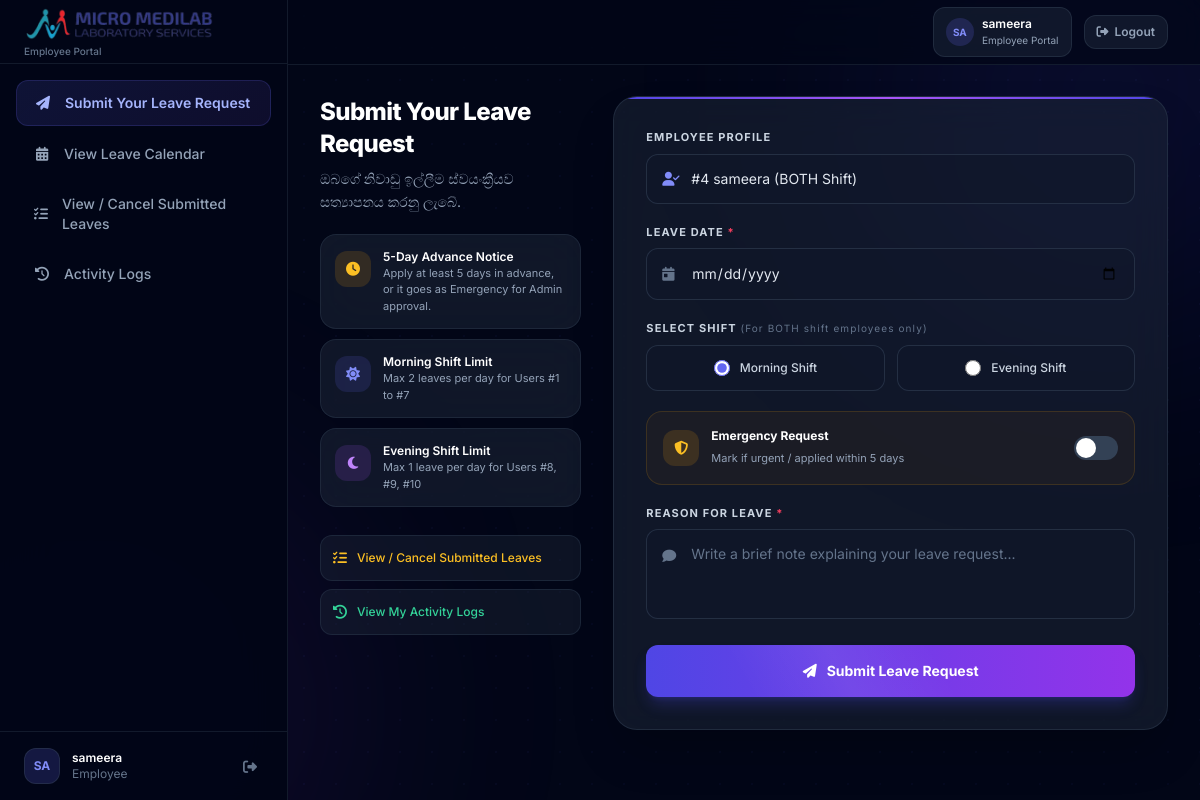
Page /dashboard.php (signed in) on the committed database.
### tables this page shows
CREATE TABLE users (
        id INTEGER PRIMARY KEY AUTOINCREMENT,
        name TEXT NOT NULL,
        email TEXT,
        password TEXT,
        username TEXT UNIQUE,
        shift_type TEXT NOT NULL DEFAULT 'M',
        position TEXT,
        emp_number TEXT
    , employee_type TEXT NOT NULL DEFAULT 'lab', lab_id INTEGER);

### auth.php (called while the page is built, shortened)
<?php
function isLoggedIn() {
    return isset($_SESSION['user_id']) && isset($_SESSION['user_role']);
}
function getCurrentUser() {
    return [
        'id' => $_SESSION['user_id'],
        'name' => $_SESSION['user_name'],
        'role' => $_SESSION['user_role']
    ];
}
?>

### dashboard.php (the view, shortened to what this page needs)
<?php
include 'db.php';
include 'auth.php';
$currentUser = getCurrentUser();
$stmt = $conn->prepare("SELECT * FROM users WHERE id = :id");
$stmt->execute([':id' => $currentUser['id']]);
$me = $stmt->fetch(PDO::FETCH_ASSOC);
$portalPages = [
    'apply' => 'Submit Your Leave Request',
    'calendar' => 'View Leave Calendar',
];
$portalPage = $_GET['page'] ?? 'apply';
?>
<!DOCTYPE html>
<html lang="en">
<head>
    <script src="https://cdn.tailwindcss.com"></script>
    <link rel="stylesheet" href="https://cdnjs.cloudflare.com/ajax/libs/font-awesome/6.4.0/css/all.min.css">
</head>
<body class="bg-slate-950 text-slate-100 min-h-screen antialiased">
    <div class="fixed inset-0 overflow-hidden pointer-events-none z-0">
        <div class="absolute -top-40 -right-40 w-[500px] h-[500px] bg-indigo-600/10 rounded-full blur-[120px]"></div>
        <div class="absolute inset-0" style="background-image: radial-gradient(rgba(99, 102, 241, 0.04) 1px, transparent 1px); background-size: 32px 32px;"></div>
    </div>
    <aside id="portalSidebar" class="w-72 max-w-[85vw] bg-slate-950/95 backdrop-blur-xl border-r border-slate-800/60 flex flex-col justify-between hidden fixed inset-y-0 left-0 z-[60] overflow-y-auto lg:flex">
        <div>
            <div class="h-16 flex items-center px-6 border-b border-slate-800/60 gap-3">
                <div>
                    <img src="assets/logo-cropped.png" alt="Micro Medilab Laboratory Services" class="h-10 w-auto max-w-[190px] object-contain">
                    <p class="text-[10px] text-slate-500 font-medium">Employee Portal</p>
                </div>
            </div>
            <nav class="p-4 space-y-1.5" aria-label="Employee navigation">
                <a href="dashboard.php?page=apply" class="portal-sidebar-link flex items-center gap-3 px-4 py-3 text-sm rounded-xl <?= $portalPage === 'apply' ? 'active font-semibold' : 'font-medium text-slate-400'; ?>" <?= $portalPage === 'apply' ? 'aria-current="page"' : ''; ?>>
                    <i class="fa-solid fa-paper-plane w-5 text-center"></i> Submit Your Leave Request
                </a>
                <a href="dashboard.php?page=calendar" class="portal-sidebar-link flex items-center gap-3 px-4 py-3 text-sm rounded-xl <?= $portalPage === 'calendar' ? 'active font-semibold' : 'font-medium text-slate-400'; ?>" <?= $portalPage === 'calendar' ? 'aria-current="page"' : ''; ?>>
                    <i class="fa-solid fa-calendar-days w-5 text-center"></i> <?= htmlspecialchars($portalPages['calendar']); ?>
                </a>
                <a href="my_leaves.php" class="portal-sidebar-link flex items-center gap-3 px-4 py-3 text-sm font-medium rounded-xl text-slate-400">
                    <i class="fa-solid fa-list-check w-5 text-center"></i> View / Cancel Submitted Leaves
                </a>
                <a href="my_logs.php" class="portal-sidebar-link flex items-center gap-3 px-4 py-3 text-sm font-medium rounded-xl text-slate-400">
                    <i class="fa-solid fa-clock-rotate-left w-5 text-center"></i> Activity Logs
                </a>
            </nav>
        </div>
        <div class="p-4 border-t border-slate-800/60">
            <div class="flex items-center gap-3 px-2">
                <div class="w-9 h-9 rounded-xl bg-indigo-500/20 border border-slate-700/50 flex items-center justify-center text-indigo-400 text-xs font-bold">
                    <?= strtoupper(substr($currentUser['name'], 0, 2)); ?>
                </div>
                <div class="text-xs flex-1 min-w-0">
                    <p class="font-semibold text-white truncate"><?= htmlspecialchars($currentUser['name']); ?></p>
                    <p class="text-slate-500">Employee</p>
                </div>
                <a href="logout.php" class="text-slate-500 hover:text-rose-400 transition p-1.5 rounded-lg hover:bg-slate-800/50" title="Logout">
                    <i class="fa-solid fa-right-from-bracket text-sm"></i>
                </a>
            </div>
        </div>
    </aside>
    <nav class="fixed top-0 inset-x-0 lg:left-72 z-50 bg-slate-950/70 backdrop-blur-xl border-b border-slate-800/60">
        <div class="max-w-7xl mx-auto px-4 md:px-8 h-16 flex items-center justify-between">
            <div class="flex items-center gap-3">
                <div class="hidden md:flex items-center gap-2 bg-slate-800/50 border border-slate-700/50 rounded-xl px-3 py-2">
                    <div class="w-7 h-7 rounded-full bg-indigo-500/20 flex items-center justify-center text-indigo-400 text-[10px] font-bold">
                        <?= strtoupper(substr($currentUser['name'], 0, 2)); ?>
                    </div>
                    <div class="text-xs">
                        <p class="font-semibold text-white"><?= htmlspecialchars($currentUser['name']); ?></p>
                        <p class="text-[10px] text-slate-400">Employee Portal</p>
                    </div>
                </div>
                <a href="logout.php" class="text-xs font-semibold text-slate-400 hover:text-rose-400 transition bg-slate-800/50 border border-slate-700/50 px-3 py-2 rounded-xl flex items-center gap-1.5">
                    <i class="fa-solid fa-right-from-bracket"></i> <span class="hidden sm:inline">Logout</span>
                </a>
            </div>
        </div>
    </nav>
    <main class="relative z-10 lg:ml-72 pt-24 pb-12 px-4 md:px-8">
        <div class="max-w-6xl mx-auto space-y-8">
            <?php if ($portalPage === 'apply'): ?>
            <div class="grid grid-cols-1 lg:grid-cols-12 gap-8">
                <div class="lg:col-span-4 space-y-5">
                    <div>
                        <h1 class="text-2xl font-extrabold text-white mb-2 tracking-tight">Submit Your Leave Request</h1>
                        <p class="text-sm text-slate-400 leading-relaxed">
                            ඔබගේ නිවාඩු ඉල්ලීම ස්වයංක්‍රීයව සත්‍යාපනය කරනු ලැබේ.
                        </p>
                    </div>
                    <div class="space-y-2.5">
                        <div class="flex items-start gap-3 p-3.5 rounded-2xl card-glass border border-slate-700/40">
                            <div class="w-9 h-9 rounded-xl bg-amber-500/15 flex items-center justify-center flex-shrink-0 mt-0.5">
                                <i class="fa-solid fa-clock text-amber-400 text-sm"></i>
                            </div>
                            <div>
                                <p class="text-xs font-semibold text-white">5-Day Advance Notice</p>
                                <p class="text-[11px] text-slate-400">Apply at least 5 days in advance, or it goes as Emergency for Admin approval.</p>
                            </div>
                        </div>
                        <div class="flex items-start gap-3 p-3.5 rounded-2xl card-glass border border-slate-700/40">
                            <div class="w-9 h-9 rounded-xl bg-indigo-500/15 flex items-center justify-center flex-shrink-0 mt-0.5">
                                <i class="fa-solid fa-sun text-indigo-400 text-sm"></i>
                            </div>
                            <div>
                                <p class="text-xs font-semibold text-white">Morning Shift Limit</p>
                                <p class="text-[11px] text-slate-400">Max 2 leaves per day for Users #1 to #7</p>
                            </div>
                        </div>
                        <div class="flex items-start gap-3 p-3.5 rounded-2xl card-glass border border-slate-700/40">
                            <div class="w-9 h-9 rounded-xl bg-purple-500/15 flex items-center justify-center flex-shrink-0 mt-0.5">
                                <i class="fa-solid fa-moon text-purple-400 text-sm"></i>
                            </div>
                            <div>
                                <p class="text-xs font-semibold text-white">Evening Shift Limit</p>
                                <p class="text-[11px] text-slate-400">Max 1 leave per day for Users #8, #9, #10</p>
                            </div>
                        </div>
                    </div>
                    <div class="space-y-2 pt-2">
                        <a href="my_leaves.php" class="flex items-center gap-2.5 p-3 rounded-xl bg-slate-800/40 border border-slate-700/40 text-xs font-medium text-amber-400 hover:text-amber-300 hover:border-amber-500/30 transition group">
                            <i class="fa-solid fa-list-check text-sm"></i>
                            <span>View / Cancel Submitted Leaves</span>
                        </a>
                        <a href="my_logs.php" class="flex items-center gap-2.5 p-3 rounded-xl bg-slate-800/40 border border-slate-700/40 text-xs font-medium text-emerald-400 hover:text-emerald-300 hover:border-emerald-500/30 transition group">
                            <i class="fa-solid fa-clock-rotate-left text-sm"></i>
                            <span>View My Activity Logs</span>
                        </a>
                    </div>
                </div>
                <div class="lg:col-span-8">
                    <div class="card-glass border border-slate-700/50 rounded-3xl p-6 md:p-8 shadow-2xl relative overflow-hidden">
                        <div class="absolute top-0 left-0 right-0 h-[2px] bg-gradient-to-r from-indigo-600 via-purple-500 to-indigo-600"></div>
                        <form method="POST" class="space-y-5">
                            <div>
                                <label class="block text-[11px] font-bold text-slate-300 uppercase tracking-widest mb-2">
                                    Employee Profile
                                </label>
                                <div class="relative">
                                    <div class="absolute inset-y-0 left-0 pl-4 flex items-center pointer-events-none">
                                        <i class="fa-solid fa-user-check text-indigo-400 text-sm"></i>
                                    </div>
                                    <div class="w-full bg-slate-900/60 border border-slate-700/60 rounded-xl pl-11 pr-4 py-3.5 text-sm text-slate-200 select-none">
                                        #<?= (int)$me['id']; ?> <?= htmlspecialchars($me['name']); ?> (<?= htmlspecialchars($me['shift_type']); ?> Shift)
                                    </div>
                                </div>
                            </div>
                            <div>
                                <label class="block text-[11px] font-bold text-slate-300 uppercase tracking-widest mb-2">
                                    Leave Date <span class="text-rose-500">*</span>
                                </label>
                                <div class="relative">
                                    <div class="absolute inset-y-0 left-0 pl-4 flex items-center pointer-events-none">
                                        <i class="fa-solid fa-calendar-day text-slate-500 text-sm"></i>
                                    </div>
                                    <input type="date" name="leave_date" required
                                        class="w-full bg-slate-900/60 border border-slate-700/60 rounded-xl pl-11 pr-4 py-3.5 text-sm text-slate-200 focus:outline-none focus:border-indigo-500 input-glow transition-all">
                                </div>
                            </div>
                            <div>
                                <label class="block text-[11px] font-bold text-slate-300 uppercase tracking-widest mb-2">
                                    Select Shift <span class="text-slate-500 text-[10px] font-normal normal-case">(For BOTH shift employees only)</span>
                                </label>
                                <div class="grid grid-cols-2 gap-3">
                                    <label class="flex items-center justify-center gap-2.5 p-3.5 rounded-xl bg-slate-900/60 border border-slate-700/60 cursor-pointer hover:border-indigo-500/40 transition-all text-xs font-medium group">
                                        <input type="radio" name="applied_shift" value="M" checked class="accent-indigo-500 w-4 h-4">
                                        <span class="text-slate-300 group-hover:text-white transition">Morning Shift</span>
                                    </label>
                                    <label class="flex items-center justify-center gap-2.5 p-3.5 rounded-xl bg-slate-900/60 border border-slate-700/60 cursor-pointer hover:border-purple-500/40 transition-all text-xs font-medium group">
                                        <input type="radio" name="applied_shift" value="E" class="accent-purple-500 w-4 h-4">
                                        <span class="text-slate-300 group-hover:text-white transition">Evening Shift</span>
                                    </label>
                                </div>
                            </div>
                            <div class="p-4 rounded-2xl bg-amber-500/5 border border-amber-500/15 flex items-center justify-between">
                                <div class="flex items-center gap-3">
                                    <div class="w-9 h-9 rounded-xl bg-amber-500/15 flex items-center justify-center flex-shrink-0">
                                        <i class="fa-solid fa-shield-halved text-amber-400 text-sm"></i>
                                    </div>
                                    <div>
                                        <span class="text-xs font-bold text-white block">Emergency Request</span>
                                        <span class="text-[11px] text-slate-400">Mark if urgent / applied within 5 days</span>
                                    </div>
                                </div>
                                <label class="relative inline-flex items-center cursor-pointer">
                                    <div class="w-11 h-6 bg-slate-700 peer-focus:outline-none rounded-full peer peer-checked:after:translate-x-full after:content-[''] after:absolute after:top-[2px] after:start-[2px] after:bg-white after:rounded-full after:h-5 after:w-5 after:transition-all peer-checked:bg-amber-500"></div>
                                </label>
                            </div>
                            <div>
                                <label class="block text-[11px] font-bold text-slate-300 uppercase tracking-widest mb-2">
                                    Reason for Leave <span class="text-rose-500">*</span>
                                </label>
                                <div class="relative">
                                    <div class="absolute top-3.5 left-4 pointer-events-none">
                                        <i class="fa-solid fa-comment text-slate-500 text-sm"></i>
                                    </div>
                                    <textarea name="reason" rows="3" required placeholder="Write a brief note explaining your leave request..."
                                        class="w-full bg-slate-900/60 border border-slate-700/60 rounded-xl pl-11 pr-4 py-3.5 text-sm text-slate-200 placeholder-slate-500 focus:outline-none focus:border-indigo-500 input-glow transition-all resize-none"></textarea>
                                </div>
                            </div>
                            <button type="submit" name="apply_leave"
                                class="w-full bg-gradient-to-r from-indigo-600 to-purple-600 hover:from-indigo-500 hover:to-purple-500 text-white font-bold py-4 px-6 rounded-xl transition-all shadow-lg shadow-indigo-600/25 hover:shadow-indigo-500/40 flex items-center justify-center gap-2.5 text-sm btn-shine">
                                <i class="fa-solid fa-paper-plane"></i> Submit Leave Request
                            </button>
                        </form>
                    </div>
                </div>
            </div>
            <?php endif; ?>
        </div>
    </main>
</body>
</html>

### rows in the picture
users: name "SA", name "sameera", id "4", shift_type "BOTH"

### other values in the picture
$portalPages['calendar'] "View Leave Calendar"
